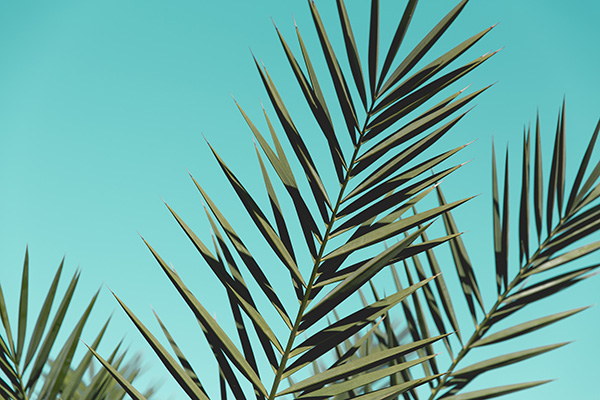
#> input picture imageMM-main/imageMM-main/Q7/image.jpg, 600 x 400 px
$ jupyter execute Ex1.ipynb   (older library calls are emulated)
#> lines starting #> are read from the running program, lines starting #| are printed output that depends on the picture
[cell 1]
import cv2
import numpy as np
import matplotlib.pyplot as plt

[cell 2]
# Step 1: Load the grayscale image
image_path = 'image.jpg'
image = cv2.imread(image_path, cv2.IMREAD_GRAYSCALE)
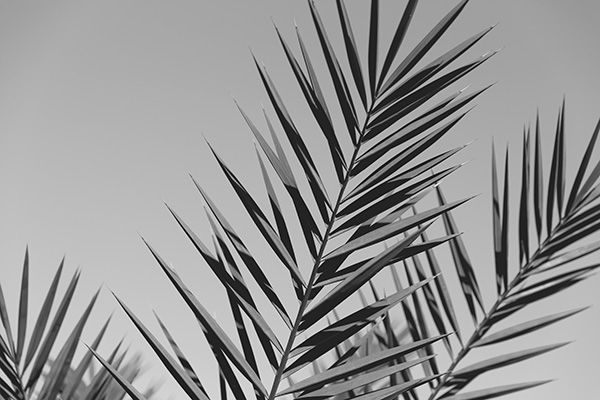
#> image: shape (400, 600); min 0, max 255, mean 148.4

[cell 3]
if image is None:
    print("Error: Could not load the image.")
else:
    # Display the original image
    plt.imshow(image, cmap='gray')
    plt.title('Original Image')
    plt.axis('off')
    plt.show()

[cell 4]
# Step 2: Smoothing (Gaussian Blur)
smoothed_image = cv2.GaussianBlur(image, (5, 5), 1.4)
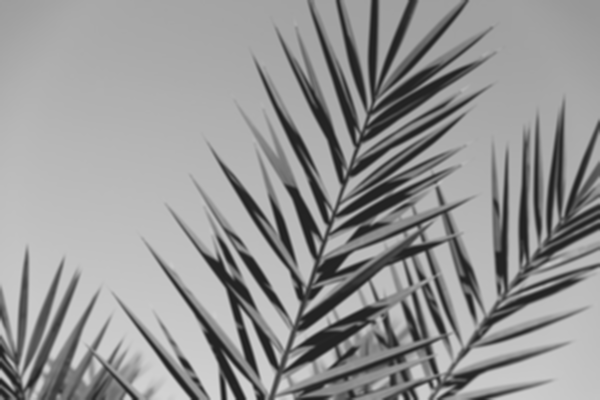
#> smoothed_image: shape (400, 600); min 30, max 212, mean 148.4

# Step 3: Gradient Calculation (Sobel Operator)
# Sobel X and Y gradients
sobel_x = cv2.Sobel(smoothed_image, cv2.CV_64F, 1, 0, ksize=3)
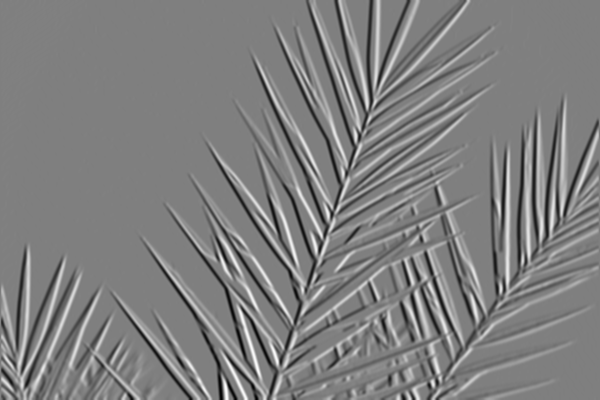
#> sobel_x: shape (400, 600) float64; min -410, max 408, mean 0; drawn with min black and max white
sobel_y = cv2.Sobel(smoothed_image, cv2.CV_64F, 0, 1, ksize=3)
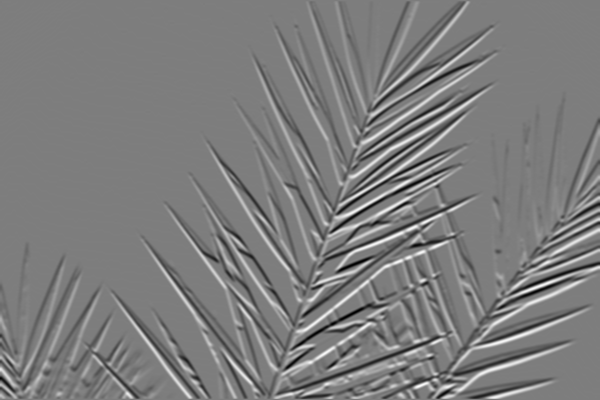
#> sobel_y: shape (400, 600) float64; min -357, max 368, mean -0.4; drawn with min black and max white

# Calculate gradient magnitude and direction
gradient_magnitude = cv2.magnitude(sobel_x, sobel_y)
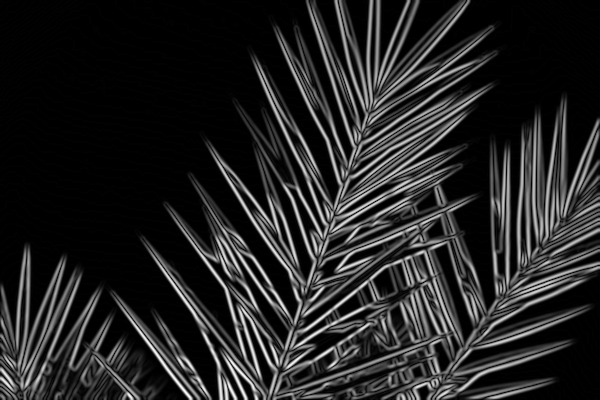
#> gradient_magnitude: shape (400, 600) float64; min 0, max 438.1, mean 64.9; drawn with min black and max white
gradient_direction = cv2.phase(sobel_x, sobel_y, angleInDegrees=True)
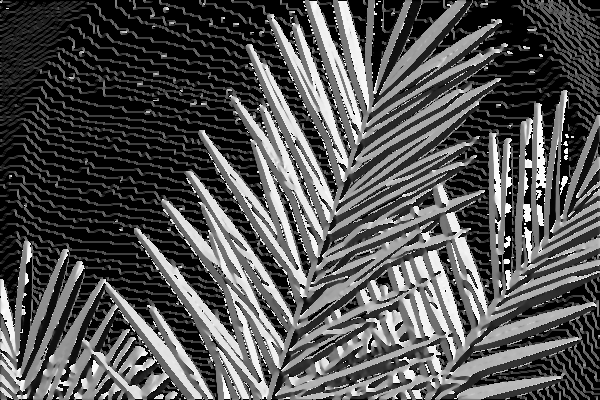
#> gradient_direction: shape (400, 600) float64; min 0, max 359.8, mean 117.9; drawn with min black and max white

[cell 5]
# Step 4: Non-Maximum Suppression
def non_maximum_suppression(magnitude, direction):
    rows, cols = magnitude.shape
#> rows = 400; cols = 600
    output = np.zeros_like(magnitude)

    for i in range(1, rows-1):
        for j in range(1, cols-1):
            angle = direction[i, j]

            if (angle >= 0 and angle < 45) or (angle >= 180 and angle < 225):
                neighbor1 = magnitude[i, j-1]
                neighbor2 = magnitude[i, j+1]
            elif (angle >= 45 and angle < 90) or (angle >= 225 and angle < 270):
                neighbor1 = magnitude[i-1, j+1]
                neighbor2 = magnitude[i+1, j-1]
            elif (angle >= 90 and angle < 135) or (angle >= 270 and angle < 315):
                neighbor1 = magnitude[i-1, j]
                neighbor2 = magnitude[i+1, j]
            else:
                neighbor1 = magnitude[i-1, j-1]
                neighbor2 = magnitude[i+1, j+1]

            # Non-maximum suppression
            if magnitude[i, j] >= max(neighbor1, neighbor2):
                output[i, j] = magnitude[i, j]
            else:
                output[i, j] = 0
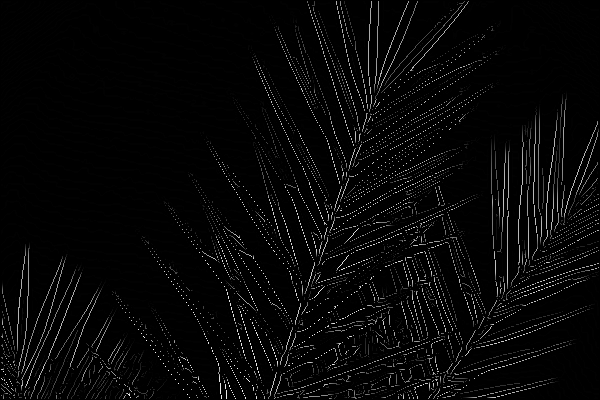
#> output: shape (400, 600) float64; min 0, max 438.1, mean 13.1; drawn with min black and max white

    return output

suppressed_image = non_maximum_suppression(gradient_magnitude, gradient_direction)

[cell 6]
# Step 5: Edge Thresholding (Canny edge detection)
low_threshold = 50
high_threshold = 150
edges = cv2.Canny(smoothed_image, low_threshold, high_threshold)
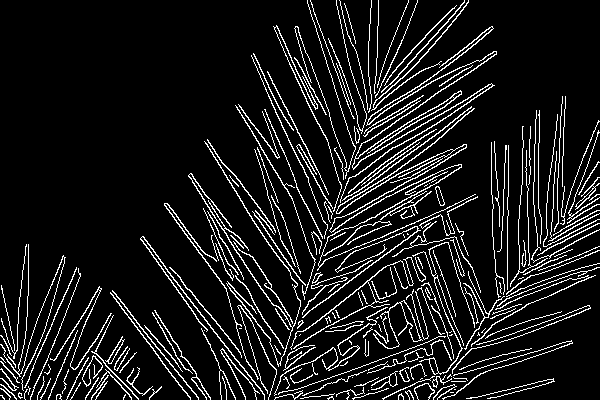
#> edges: shape (400, 600); 10.3% white in thin lines or dots

[cell 7]
# Step 6: Plot the results
plt.figure(figsize=(12, 12))

plt.subplot(1, 3, 1)
plt.title('Smoothed Image')
plt.imshow(smoothed_image, cmap='gray')

plt.subplot(1, 3, 2)
plt.title('Gradient Magnitude')
plt.imshow(gradient_magnitude, cmap='gray')

plt.subplot(1, 3, 3)
plt.title('Canny Edge Detection')
plt.imshow(edges, cmap='gray')

plt.show()
